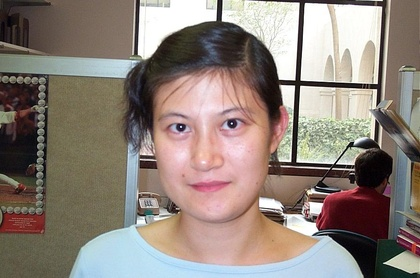
%> input picture 2017-eswa-anti-l1l2/CF_Salt0.3_Samples/1_1.jpg, 420 x 278 px, shrunk from 896 x 592 before the run
$ octave combination_by_multiplication_on_GT.m   (GNU Octave 9; MATLAB toolbox functions it lacks are replaced by stand-ins)
%> lines starting %> are read from the running program, lines starting %| are printed output that depends on the picture


% combination_by_multiplication_on_GT.m

clear all;

addpath 'src_solution';

% miu=1.0e-3;

path='Georgia Tech face database crop/';

test1=imread('Georgia Tech face database crop/1_1.jpg');
%> test1 is the input picture: size 278x420x3 uint8; mean R, G, B 143, 130.7, 122.5
[size_a size_b size_c]=size(test1);
%> size_a = 278; size_b = 420; size_c = 3
[row col]=size(rgb2gray(test1));
%> row = 278; col = 420

clear test1;

number=15; mei=number;
persons=50; c=persons
m=mei

new_path0='Georgia Tech face database crop/'


train_number=2 ;
train_number=3 ;
train_number=5 ;
train_num= train_number;trainnum= train_number;
testnum=number-trainnum;  test= testnum;
test_number=number-train_number;

defined_number=50;      %% The largest dimensionality of the features obtained using the proposed method.

M=c; N=train_num;

for gg=1:persons
    path20=[path  int2str(gg)];

    for hhh=1:number
        path2=[path20 '_' int2str(hhh) '.jpg'];

        test0=imread(path2);

        test1=double(rgb2gray(test0));
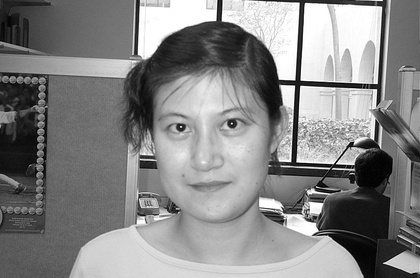
%> test1: size 278x420 double; min 0, max 255, mean 133.4
%> (the run ends here)
